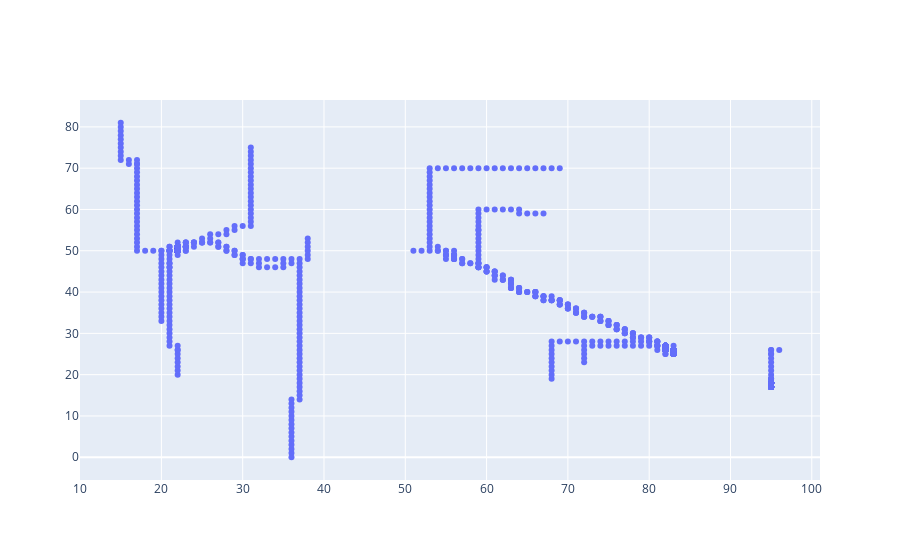

The notebook cell this image was saved under:
### Code cell
import plotly.graph_objects as go
import numpy as np

fig = go.Figure(data=go.Scatter(x=X_station, y=Y_station, mode='markers'))
fig.show()

### Figure 1 — Plotly figure (JSON) as saved in the notebook; plotly's stock layout.template omitted (floating-point values rounded to 4 significant figures; data arrays with more than 128 entries replaced by an {"elided": "..."} marker saying what was removed)
{"data": [{"mode": "markers", "type": "scatter", "x": {"elided": "1158 int values"}, "y": {"elided": "1158 int values"}}], "layout": {}}
